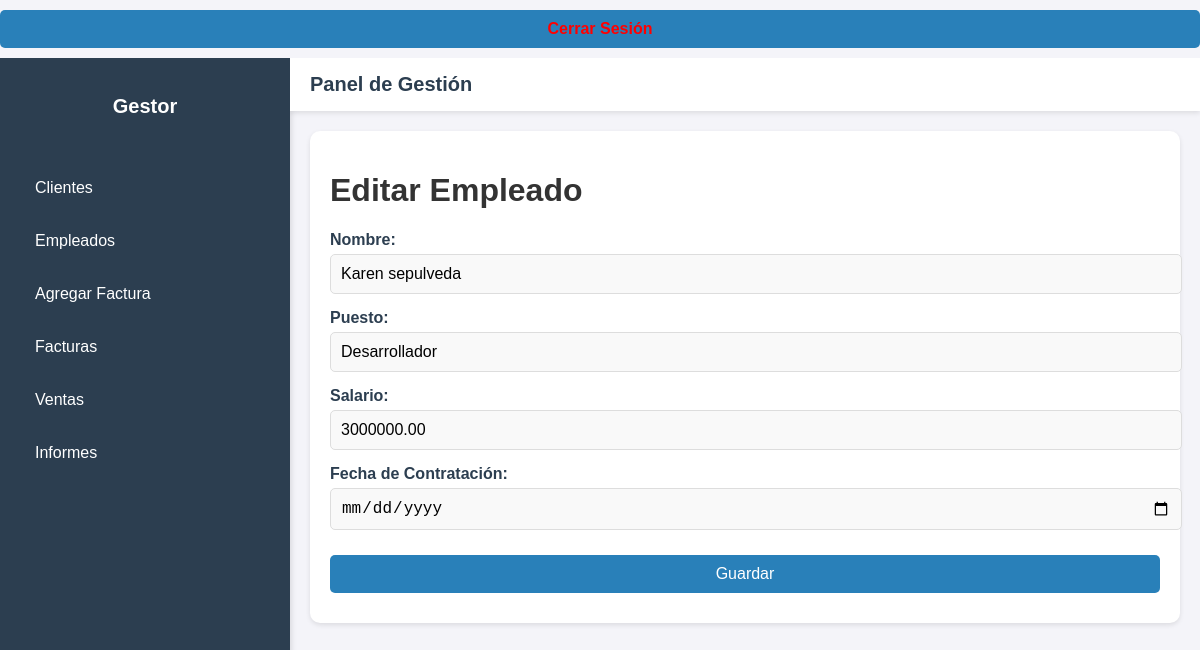
Page /empleados/empleados/editar/3/ (signed in) on the committed database.
### Gestor_tareas/models/empleado.py (models this page shows, shortened)
class Empleado(models.Model):
    nombre = models.CharField(max_length=200, verbose_name="Nombre Completo")
    correo = models.EmailField(unique=True, verbose_name="Correo Electrónico")
    telefono = models.CharField(max_length=15, verbose_name="Teléfono", null=True, blank=True)
    direccion = models.TextField(verbose_name="Dirección", null=True, blank=True)
    puesto = models.CharField(max_length=100, verbose_name="Puesto")
    salario = models.DecimalField(max_digits=10, decimal_places=2, verbose_name="Salario")
    fecha_contratacion = models.DateField(verbose_name="Fecha de Contratación")
    fecha_termino = models.DateField(verbose_name="Fecha de Término", null=True, blank=True)
    cliente = models.ForeignKey(
        Cliente,
        on_delete=models.CASCADE,
        related_name='empleados',
        verbose_name="Cliente Asociado"
    )
    activo = models.BooleanField(default=True, verbose_name="¿Empleado Activo?")
    fecha_nacimiento = models.DateField(verbose_name="Fecha de Nacimiento", null=True, blank=True)
    numero_identificacion = models.CharField(max_length=50, unique=True, verbose_name="Número de Identificación")
    notas = models.TextField(verbose_name="Notas", null=True, blank=True)
    class Meta:
        verbose_name = "Empleado"
        verbose_name_plural = "Empleados"
        ordering = ['nombre']

### Gestor_tareas/views/empleado_views.py (the view, shortened to what this page needs)
# urls.py: path('empleados/editar/<int:empleado_id>/', editar_empleado, name='editar_empleado'),
@login_required
def editar_empleado(request, empleado_id):
    empleado = Empleado.objects.get(id=empleado_id)
    return render(request, 'empleados/editar_empleado.html', {'empleado': empleado})

### Gestor_tareas/templates/empleados/editar_empleado.html (shortened to what this page needs)
{% extends 'base_dashboard.html' %}
{% block content %}
    <h1>Editar Empleado</h1>
    <form method="POST">
        <label>Nombre:</label>
        <input type="text" name="nombre" value="{{ empleado.nombre }}" required><br>
        <label>Puesto:</label>
        <input type="text" name="puesto" value="{{ empleado.puesto }}" required><br>
        <label>Salario:</label>
        <input type="number" step="0.01" name="salario" value="{{ empleado.salario }}" required><br>
        <label>Fecha de Contratación:</label>
        <input type="date" name="fecha_contratacion" value="{{ empleado.fecha_contratacion }}" required><br>
        <button type="submit">Guardar</button>
    </form>
{% endblock %}

### Gestor_tareas/static/styles.css (style rules this page uses)
body { font-family: Arial, sans-serif; background-color: #f4f4f9; margin: 0; color: #333; }
button, a.btn { padding: 10px 20px; margin: 10px 0; border: none; background-color: #2980b9; color: white; text-decoration: none; border-radius: 5px; font-size: 14px; cursor: pointer; transition: background-color 0.3s ease; }
label { font-weight: bold; margin-bottom: 5px; display: block; color: #2c3e50; }
input, select, textarea { width: 100%; padding: 10px; margin-bottom: 15px; border: 1px solid #ddd; border-radius: 5px; font-size: 16px; transition: all 0.3s ease; background-color: #f9f9f9; }
button { width: 100%; padding: 10px; background-color: #2980b9; color: white; font-size: 16px; border: none; border-radius: 5px; cursor: pointer; transition: background-color 0.3s ease; }

### rows in the picture
Empleado: nombre "Karen sepulveda", puesto "Desarrollador", salario "3000000.00"
